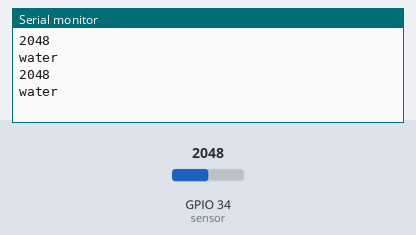
The sketch below on a simulated ESP32. Shown: the last lines printed to the serial monitor. The test bench sets the inputs (shaded band); at power-on: GPIO 34 (sensor) = 2048. WiFi joins after 1.5 s; servers stay silent unless stated.

Above: at 11.1 s.
11.2 s: GPIO 34 (sensor) set to 491
At 20.76 s:
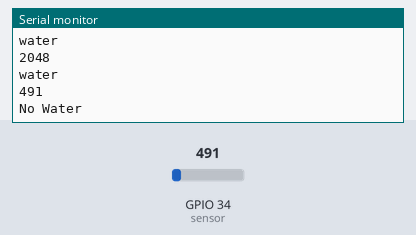
22.3 s: GPIO 34 (sensor) set to 0
At 22.36 s:
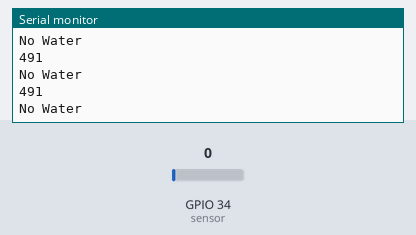
Timing chart, 0 to 25.3 s (numbered marks = the images above; inputs shaded):
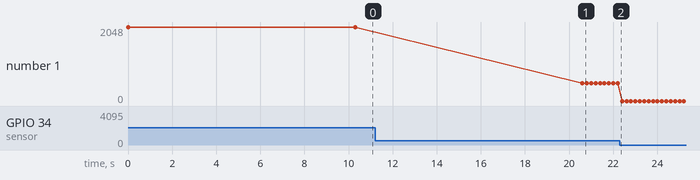

The sketch:

code.ino
```cpp
#include <WiFi.h>
#include <TridentTD_LineNotify.h>

#define SSID "Your wifi name"
#define PASSWORD "you wifi password"
#define LINE_TOKEN "you line-token"

int sensor = 34;
int water = 0;

void setup() {
  pinMode(sensor, INPUT);

  Serial.begin(9600);
  WiFi.begin(SSID, PASSWORD);

  LINE.setToken(LINE_TOKEN);
}

void loop() {
  water = analogRead(sensor);
  Serial.println(water);
  if(water < 500) {
    Serial.println("No Water");
  }
  if(water > 500) {
    Serial.println("water");
    delay(100);
    LINE.notify("Water level is above 10cm");
    delay(10000);
  }
delay(200);
}
```

Measured:
- after the input at 11.2 s, the serial monitor: prints a new line after 9.4 s (image 1)
- plotted number 1: 2048 → 491 after the input at 11.2 s, 491 → 0 after the input at 22.3 s
